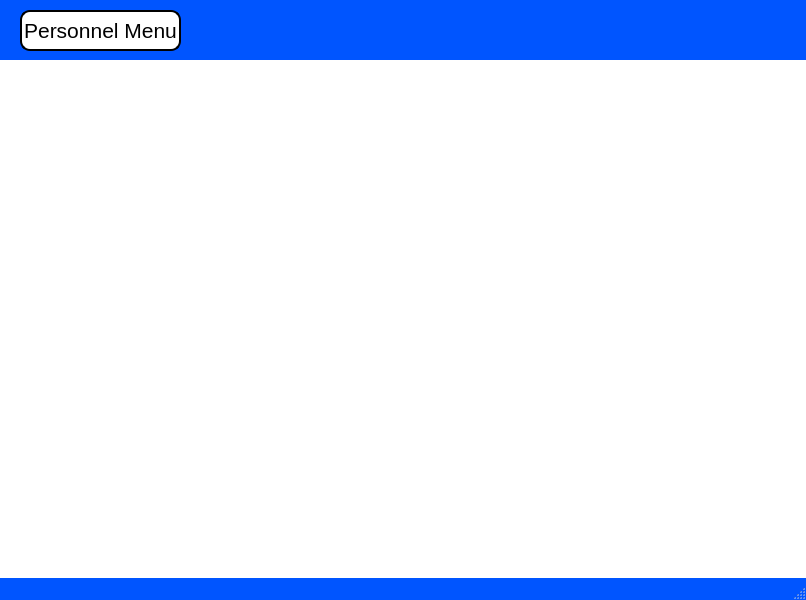
<?xml version="1.0" encoding="UTF-8"?>
<ui version="4.0">
 <class>Personnel_mgr_menu</class>
 <widget class="QMainWindow" name="Personnel_mgr_menu">
  <property name="geometry">
   <rect>
    <x>0</x>
    <y>0</y>
    <width>806</width>
    <height>600</height>
   </rect>
  </property>
  <property name="palette">
   <palette>
    <active>
     <colorrole role="WindowText">
      <brush brushstyle="SolidPattern">
       <color alpha="255">
        <red>0</red>
        <green>0</green>
        <blue>0</blue>
       </color>
      </brush>
     </colorrole>
     <colorrole role="Button">
      <brush brushstyle="SolidPattern">
       <color alpha="255">
        <red>0</red>
        <green>85</green>
        <blue>255</blue>
       </color>
      </brush>
     </colorrole>
     <colorrole role="Light">
      <brush brushstyle="SolidPattern">
       <color alpha="255">
        <red>127</red>
        <green>170</green>
        <blue>255</blue>
       </color>
      </brush>
     </colorrole>
     <colorrole role="Midlight">
      <brush brushstyle="SolidPattern">
       <color alpha="255">
        <red>63</red>
        <green>127</green>
        <blue>255</blue>
       </color>
      </brush>
     </colorrole>
     <colorrole role="Dark">
      <brush brushstyle="SolidPattern">
       <color alpha="255">
        <red>0</red>
        <green>42</green>
        <blue>127</blue>
       </color>
      </brush>
     </colorrole>
     <colorrole role="Mid">
      <brush brushstyle="SolidPattern">
       <color alpha="255">
        <red>0</red>
        <green>56</green>
        <blue>170</blue>
       </color>
      </brush>
     </colorrole>
     <colorrole role="Text">
      <brush brushstyle="SolidPattern">
       <color alpha="255">
        <red>0</red>
        <green>0</green>
        <blue>0</blue>
       </color>
      </brush>
     </colorrole>
     <colorrole role="BrightText">
      <brush brushstyle="SolidPattern">
       <color alpha="255">
        <red>255</red>
        <green>255</green>
        <blue>255</blue>
       </color>
      </brush>
     </colorrole>
     <colorrole role="ButtonText">
      <brush brushstyle="SolidPattern">
       <color alpha="255">
        <red>0</red>
        <green>0</green>
        <blue>0</blue>
       </color>
      </brush>
     </colorrole>
     <colorrole role="Base">
      <brush brushstyle="SolidPattern">
       <color alpha="255">
        <red>255</red>
        <green>255</green>
        <blue>255</blue>
       </color>
      </brush>
     </colorrole>
     <colorrole role="Window">
      <brush brushstyle="SolidPattern">
       <color alpha="255">
        <red>0</red>
        <green>85</green>
        <blue>255</blue>
       </color>
      </brush>
     </colorrole>
     <colorrole role="Shadow">
      <brush brushstyle="SolidPattern">
       <color alpha="255">
        <red>0</red>
        <green>0</green>
        <blue>0</blue>
       </color>
      </brush>
     </colorrole>
     <colorrole role="AlternateBase">
      <brush brushstyle="SolidPattern">
       <color alpha="255">
        <red>127</red>
        <green>170</green>
        <blue>255</blue>
       </color>
      </brush>
     </colorrole>
     <colorrole role="ToolTipBase">
      <brush brushstyle="SolidPattern">
       <color alpha="255">
        <red>255</red>
        <green>255</green>
        <blue>220</blue>
       </color>
      </brush>
     </colorrole>
     <colorrole role="ToolTipText">
      <brush brushstyle="SolidPattern">
       <color alpha="255">
        <red>0</red>
        <green>0</green>
        <blue>0</blue>
       </color>
      </brush>
     </colorrole>
    </active>
    <inactive>
     <colorrole role="WindowText">
      <brush brushstyle="SolidPattern">
       <color alpha="255">
        <red>0</red>
        <green>0</green>
        <blue>0</blue>
       </color>
      </brush>
     </colorrole>
     <colorrole role="Button">
      <brush brushstyle="SolidPattern">
       <color alpha="255">
        <red>0</red>
        <green>85</green>
        <blue>255</blue>
       </color>
      </brush>
     </colorrole>
     <colorrole role="Light">
      <brush brushstyle="SolidPattern">
       <color alpha="255">
        <red>127</red>
        <green>170</green>
        <blue>255</blue>
       </color>
      </brush>
     </colorrole>
     <colorrole role="Midlight">
      <brush brushstyle="SolidPattern">
       <color alpha="255">
        <red>63</red>
        <green>127</green>
        <blue>255</blue>
       </color>
      </brush>
     </colorrole>
     <colorrole role="Dark">
      <brush brushstyle="SolidPattern">
       <color alpha="255">
        <red>0</red>
        <green>42</green>
        <blue>127</blue>
       </color>
      </brush>
     </colorrole>
     <colorrole role="Mid">
      <brush brushstyle="SolidPattern">
       <color alpha="255">
        <red>0</red>
        <green>56</green>
        <blue>170</blue>
       </color>
      </brush>
     </colorrole>
     <colorrole role="Text">
      <brush brushstyle="SolidPattern">
       <color alpha="255">
        <red>0</red>
        <green>0</green>
        <blue>0</blue>
       </color>
      </brush>
     </colorrole>
     <colorrole role="BrightText">
      <brush brushstyle="SolidPattern">
       <color alpha="255">
        <red>255</red>
        <green>255</green>
        <blue>255</blue>
       </color>
      </brush>
     </colorrole>
     <colorrole role="ButtonText">
      <brush brushstyle="SolidPattern">
       <color alpha="255">
        <red>0</red>
        <green>0</green>
        <blue>0</blue>
       </color>
      </brush>
     </colorrole>
     <colorrole role="Base">
      <brush brushstyle="SolidPattern">
       <color alpha="255">
        <red>255</red>
        <green>255</green>
        <blue>255</blue>
       </color>
      </brush>
     </colorrole>
     <colorrole role="Window">
      <brush brushstyle="SolidPattern">
       <color alpha="255">
        <red>0</red>
        <green>85</green>
        <blue>255</blue>
       </color>
      </brush>
     </colorrole>
     <colorrole role="Shadow">
      <brush brushstyle="SolidPattern">
       <color alpha="255">
        <red>0</red>
        <green>0</green>
        <blue>0</blue>
       </color>
      </brush>
     </colorrole>
     <colorrole role="AlternateBase">
      <brush brushstyle="SolidPattern">
       <color alpha="255">
        <red>127</red>
        <green>170</green>
        <blue>255</blue>
       </color>
      </brush>
     </colorrole>
     <colorrole role="ToolTipBase">
      <brush brushstyle="SolidPattern">
       <color alpha="255">
        <red>255</red>
        <green>255</green>
        <blue>220</blue>
       </color>
      </brush>
     </colorrole>
     <colorrole role="ToolTipText">
      <brush brushstyle="SolidPattern">
       <color alpha="255">
        <red>0</red>
        <green>0</green>
        <blue>0</blue>
       </color>
      </brush>
     </colorrole>
    </inactive>
    <disabled>
     <colorrole role="WindowText">
      <brush brushstyle="SolidPattern">
       <color alpha="255">
        <red>0</red>
        <green>42</green>
        <blue>127</blue>
       </color>
      </brush>
     </colorrole>
     <colorrole role="Button">
      <brush brushstyle="SolidPattern">
       <color alpha="255">
        <red>0</red>
        <green>85</green>
        <blue>255</blue>
       </color>
      </brush>
     </colorrole>
     <colorrole role="Light">
      <brush brushstyle="SolidPattern">
       <color alpha="255">
        <red>127</red>
        <green>170</green>
        <blue>255</blue>
       </color>
      </brush>
     </colorrole>
     <colorrole role="Midlight">
      <brush brushstyle="SolidPattern">
       <color alpha="255">
        <red>63</red>
        <green>127</green>
        <blue>255</blue>
       </color>
      </brush>
     </colorrole>
     <colorrole role="Dark">
      <brush brushstyle="SolidPattern">
       <color alpha="255">
        <red>0</red>
        <green>42</green>
        <blue>127</blue>
       </color>
      </brush>
     </colorrole>
     <colorrole role="Mid">
      <brush brushstyle="SolidPattern">
       <color alpha="255">
        <red>0</red>
        <green>56</green>
        <blue>170</blue>
       </color>
      </brush>
     </colorrole>
     <colorrole role="Text">
      <brush brushstyle="SolidPattern">
       <color alpha="255">
        <red>0</red>
        <green>42</green>
        <blue>127</blue>
       </color>
      </brush>
     </colorrole>
     <colorrole role="BrightText">
      <brush brushstyle="SolidPattern">
       <color alpha="255">
        <red>255</red>
        <green>255</green>
        <blue>255</blue>
       </color>
      </brush>
     </colorrole>
     <colorrole role="ButtonText">
      <brush brushstyle="SolidPattern">
       <color alpha="255">
        <red>0</red>
        <green>42</green>
        <blue>127</blue>
       </color>
      </brush>
     </colorrole>
     <colorrole role="Base">
      <brush brushstyle="SolidPattern">
       <color alpha="255">
        <red>0</red>
        <green>85</green>
        <blue>255</blue>
       </color>
      </brush>
     </colorrole>
     <colorrole role="Window">
      <brush brushstyle="SolidPattern">
       <color alpha="255">
        <red>0</red>
        <green>85</green>
        <blue>255</blue>
       </color>
      </brush>
     </colorrole>
     <colorrole role="Shadow">
      <brush brushstyle="SolidPattern">
       <color alpha="255">
        <red>0</red>
        <green>0</green>
        <blue>0</blue>
       </color>
      </brush>
     </colorrole>
     <colorrole role="AlternateBase">
      <brush brushstyle="SolidPattern">
       <color alpha="255">
        <red>0</red>
        <green>85</green>
        <blue>255</blue>
       </color>
      </brush>
     </colorrole>
     <colorrole role="ToolTipBase">
      <brush brushstyle="SolidPattern">
       <color alpha="255">
        <red>255</red>
        <green>255</green>
        <blue>220</blue>
       </color>
      </brush>
     </colorrole>
     <colorrole role="ToolTipText">
      <brush brushstyle="SolidPattern">
       <color alpha="255">
        <red>0</red>
        <green>0</green>
        <blue>0</blue>
       </color>
      </brush>
     </colorrole>
    </disabled>
   </palette>
  </property>
  <property name="windowTitle">
   <string>MainWindow</string>
  </property>
  <widget class="QWidget" name="centralwidget">
   <widget class="QPushButton" name="pers_crm_Button_2">
    <property name="geometry">
     <rect>
      <x>20</x>
      <y>10</y>
      <width>161</width>
      <height>41</height>
     </rect>
    </property>
    <property name="font">
     <font>
      <pointsize>16</pointsize>
     </font>
    </property>
    <property name="styleSheet">
     <string notr="true">QPushButton{background-color: white;
border: 2px solid black;
border-radius: 10px;}
QPushButton:hover{background-color:rgb(85, 255, 255);
border: 2px solidrgb(85, 255, 255);
}</string>
    </property>
    <property name="text">
     <string>Personnel Menu</string>
    </property>
    <property name="autoDefault">
     <bool>false</bool>
    </property>
   </widget>
   <widget class="QLabel" name="label">
    <property name="geometry">
     <rect>
      <x>0</x>
      <y>60</y>
      <width>821</width>
      <height>521</height>
     </rect>
    </property>
    <property name="palette">
     <palette>
      <active>
       <colorrole role="WindowText">
        <brush brushstyle="SolidPattern">
         <color alpha="255">
          <red>0</red>
          <green>0</green>
          <blue>0</blue>
         </color>
        </brush>
       </colorrole>
       <colorrole role="Button">
        <brush brushstyle="SolidPattern">
         <color alpha="255">
          <red>0</red>
          <green>85</green>
          <blue>255</blue>
         </color>
        </brush>
       </colorrole>
       <colorrole role="Light">
        <brush brushstyle="SolidPattern">
         <color alpha="255">
          <red>127</red>
          <green>170</green>
          <blue>255</blue>
         </color>
        </brush>
       </colorrole>
       <colorrole role="Midlight">
        <brush brushstyle="SolidPattern">
         <color alpha="255">
          <red>63</red>
          <green>127</green>
          <blue>255</blue>
         </color>
        </brush>
       </colorrole>
       <colorrole role="Dark">
        <brush brushstyle="SolidPattern">
         <color alpha="255">
          <red>0</red>
          <green>42</green>
          <blue>127</blue>
         </color>
        </brush>
       </colorrole>
       <colorrole role="Mid">
        <brush brushstyle="SolidPattern">
         <color alpha="255">
          <red>0</red>
          <green>56</green>
          <blue>170</blue>
         </color>
        </brush>
       </colorrole>
       <colorrole role="Text">
        <brush brushstyle="SolidPattern">
         <color alpha="255">
          <red>0</red>
          <green>0</green>
          <blue>0</blue>
         </color>
        </brush>
       </colorrole>
       <colorrole role="BrightText">
        <brush brushstyle="SolidPattern">
         <color alpha="255">
          <red>255</red>
          <green>255</green>
          <blue>255</blue>
         </color>
        </brush>
       </colorrole>
       <colorrole role="ButtonText">
        <brush brushstyle="SolidPattern">
         <color alpha="255">
          <red>0</red>
          <green>0</green>
          <blue>0</blue>
         </color>
        </brush>
       </colorrole>
       <colorrole role="Base">
        <brush brushstyle="SolidPattern">
         <color alpha="255">
          <red>255</red>
          <green>255</green>
          <blue>255</blue>
         </color>
        </brush>
       </colorrole>
       <colorrole role="Window">
        <brush brushstyle="SolidPattern">
         <color alpha="255">
          <red>0</red>
          <green>85</green>
          <blue>255</blue>
         </color>
        </brush>
       </colorrole>
       <colorrole role="Shadow">
        <brush brushstyle="SolidPattern">
         <color alpha="255">
          <red>0</red>
          <green>0</green>
          <blue>0</blue>
         </color>
        </brush>
       </colorrole>
       <colorrole role="AlternateBase">
        <brush brushstyle="SolidPattern">
         <color alpha="255">
          <red>127</red>
          <green>170</green>
          <blue>255</blue>
         </color>
        </brush>
       </colorrole>
       <colorrole role="ToolTipBase">
        <brush brushstyle="SolidPattern">
         <color alpha="255">
          <red>255</red>
          <green>255</green>
          <blue>220</blue>
         </color>
        </brush>
       </colorrole>
       <colorrole role="ToolTipText">
        <brush brushstyle="SolidPattern">
         <color alpha="255">
          <red>0</red>
          <green>0</green>
          <blue>0</blue>
         </color>
        </brush>
       </colorrole>
      </active>
      <inactive>
       <colorrole role="WindowText">
        <brush brushstyle="SolidPattern">
         <color alpha="255">
          <red>0</red>
          <green>0</green>
          <blue>0</blue>
         </color>
        </brush>
       </colorrole>
       <colorrole role="Button">
        <brush brushstyle="SolidPattern">
         <color alpha="255">
          <red>0</red>
          <green>85</green>
          <blue>255</blue>
         </color>
        </brush>
       </colorrole>
       <colorrole role="Light">
        <brush brushstyle="SolidPattern">
         <color alpha="255">
          <red>127</red>
          <green>170</green>
          <blue>255</blue>
         </color>
        </brush>
       </colorrole>
       <colorrole role="Midlight">
        <brush brushstyle="SolidPattern">
         <color alpha="255">
          <red>63</red>
          <green>127</green>
          <blue>255</blue>
         </color>
        </brush>
       </colorrole>
       <colorrole role="Dark">
        <brush brushstyle="SolidPattern">
         <color alpha="255">
          <red>0</red>
          <green>42</green>
          <blue>127</blue>
         </color>
        </brush>
       </colorrole>
       <colorrole role="Mid">
        <brush brushstyle="SolidPattern">
         <color alpha="255">
          <red>0</red>
          <green>56</green>
          <blue>170</blue>
         </color>
        </brush>
       </colorrole>
       <colorrole role="Text">
        <brush brushstyle="SolidPattern">
         <color alpha="255">
          <red>0</red>
          <green>0</green>
          <blue>0</blue>
         </color>
        </brush>
       </colorrole>
       <colorrole role="BrightText">
        <brush brushstyle="SolidPattern">
         <color alpha="255">
          <red>255</red>
          <green>255</green>
          <blue>255</blue>
         </color>
        </brush>
       </colorrole>
       <colorrole role="ButtonText">
        <brush brushstyle="SolidPattern">
         <color alpha="255">
          <red>0</red>
          <green>0</green>
          <blue>0</blue>
         </color>
        </brush>
       </colorrole>
       <colorrole role="Base">
        <brush brushstyle="SolidPattern">
         <color alpha="255">
          <red>255</red>
          <green>255</green>
          <blue>255</blue>
         </color>
        </brush>
       </colorrole>
       <colorrole role="Window">
        <brush brushstyle="SolidPattern">
         <color alpha="255">
          <red>0</red>
          <green>85</green>
          <blue>255</blue>
         </color>
        </brush>
       </colorrole>
       <colorrole role="Shadow">
        <brush brushstyle="SolidPattern">
         <color alpha="255">
          <red>0</red>
          <green>0</green>
          <blue>0</blue>
         </color>
        </brush>
       </colorrole>
       <colorrole role="AlternateBase">
        <brush brushstyle="SolidPattern">
         <color alpha="255">
          <red>127</red>
          <green>170</green>
          <blue>255</blue>
         </color>
        </brush>
       </colorrole>
       <colorrole role="ToolTipBase">
        <brush brushstyle="SolidPattern">
         <color alpha="255">
          <red>255</red>
          <green>255</green>
          <blue>220</blue>
         </color>
        </brush>
       </colorrole>
       <colorrole role="ToolTipText">
        <brush brushstyle="SolidPattern">
         <color alpha="255">
          <red>0</red>
          <green>0</green>
          <blue>0</blue>
         </color>
        </brush>
       </colorrole>
      </inactive>
      <disabled>
       <colorrole role="WindowText">
        <brush brushstyle="SolidPattern">
         <color alpha="255">
          <red>0</red>
          <green>42</green>
          <blue>127</blue>
         </color>
        </brush>
       </colorrole>
       <colorrole role="Button">
        <brush brushstyle="SolidPattern">
         <color alpha="255">
          <red>0</red>
          <green>85</green>
          <blue>255</blue>
         </color>
        </brush>
       </colorrole>
       <colorrole role="Light">
        <brush brushstyle="SolidPattern">
         <color alpha="255">
          <red>127</red>
          <green>170</green>
          <blue>255</blue>
         </color>
        </brush>
       </colorrole>
       <colorrole role="Midlight">
        <brush brushstyle="SolidPattern">
         <color alpha="255">
          <red>63</red>
          <green>127</green>
          <blue>255</blue>
         </color>
        </brush>
       </colorrole>
       <colorrole role="Dark">
        <brush brushstyle="SolidPattern">
         <color alpha="255">
          <red>0</red>
          <green>42</green>
          <blue>127</blue>
         </color>
        </brush>
       </colorrole>
       <colorrole role="Mid">
        <brush brushstyle="SolidPattern">
         <color alpha="255">
          <red>0</red>
          <green>56</green>
          <blue>170</blue>
         </color>
        </brush>
       </colorrole>
       <colorrole role="Text">
        <brush brushstyle="SolidPattern">
         <color alpha="255">
          <red>0</red>
          <green>42</green>
          <blue>127</blue>
         </color>
        </brush>
       </colorrole>
       <colorrole role="BrightText">
        <brush brushstyle="SolidPattern">
         <color alpha="255">
          <red>255</red>
          <green>255</green>
          <blue>255</blue>
         </color>
        </brush>
       </colorrole>
       <colorrole role="ButtonText">
        <brush brushstyle="SolidPattern">
         <color alpha="255">
          <red>0</red>
          <green>42</green>
          <blue>127</blue>
         </color>
        </brush>
       </colorrole>
       <colorrole role="Base">
        <brush brushstyle="SolidPattern">
         <color alpha="255">
          <red>0</red>
          <green>85</green>
          <blue>255</blue>
         </color>
        </brush>
       </colorrole>
       <colorrole role="Window">
        <brush brushstyle="SolidPattern">
         <color alpha="255">
          <red>0</red>
          <green>85</green>
          <blue>255</blue>
         </color>
        </brush>
       </colorrole>
       <colorrole role="Shadow">
        <brush brushstyle="SolidPattern">
         <color alpha="255">
          <red>0</red>
          <green>0</green>
          <blue>0</blue>
         </color>
        </brush>
       </colorrole>
       <colorrole role="AlternateBase">
        <brush brushstyle="SolidPattern">
         <color alpha="255">
          <red>0</red>
          <green>85</green>
          <blue>255</blue>
         </color>
        </brush>
       </colorrole>
       <colorrole role="ToolTipBase">
        <brush brushstyle="SolidPattern">
         <color alpha="255">
          <red>255</red>
          <green>255</green>
          <blue>220</blue>
         </color>
        </brush>
       </colorrole>
       <colorrole role="ToolTipText">
        <brush brushstyle="SolidPattern">
         <color alpha="255">
          <red>0</red>
          <green>0</green>
          <blue>0</blue>
         </color>
        </brush>
       </colorrole>
      </disabled>
     </palette>
    </property>
    <property name="styleSheet">
     <string notr="true">background-image: url('C:/source/pythonQSG/PyQt6 Apps/images/personnel2.png');
background-repeat: no-repeat;
background-position: center;
background-attachment: fixed;
background-color: white; /* Fallback color */</string>
    </property>
    <property name="text">
     <string/>
    </property>
   </widget>
  </widget>
  <widget class="QMenuBar" name="menubar">
   <property name="geometry">
    <rect>
     <x>0</x>
     <y>0</y>
     <width>806</width>
     <height>21</height>
    </rect>
   </property>
  </widget>
  <widget class="QStatusBar" name="statusbar"/>
 </widget>
 <resources/>
 <connections/>
</ui>
